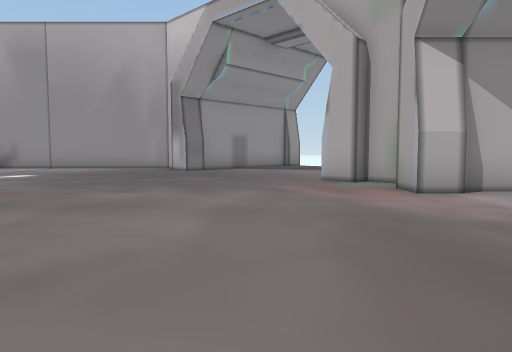
view 1 (above)

24 first-person views from a walk through a 3-D level made in the Unity game engine. The camera is 1.2 m above the floor, tilts 4° down and sees 70° across. The floor is counted in squares, 1.8 m on a side. Each view is taken from the middle of a square. On the plan, view 1 faces up. The plan holds only what a view shows up to about 11 squares ahead; the rest is blank. The place goes on beyond the plan. The player character is not drawn. Some surface patterns are stand-ins.

view 2
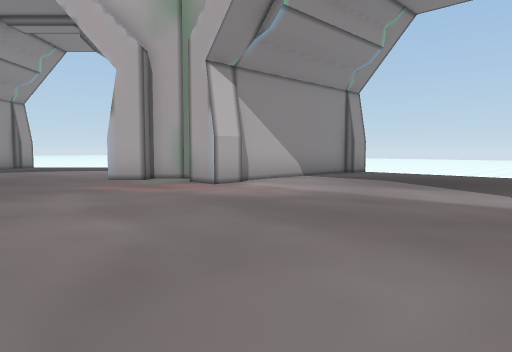

view 3
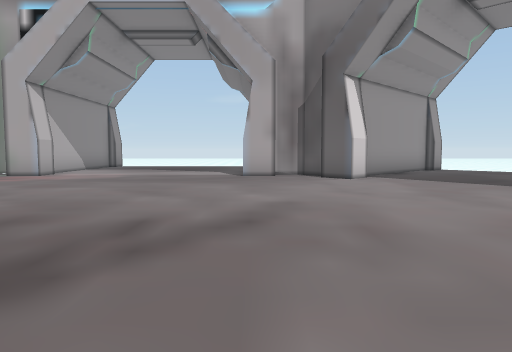

view 4
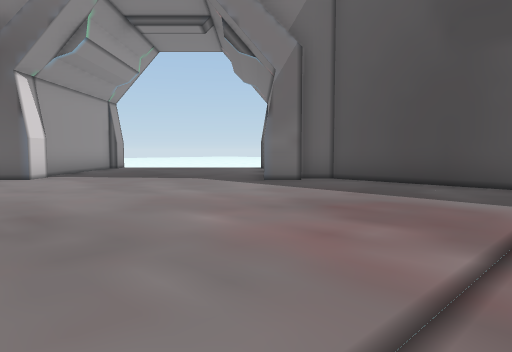

view 5
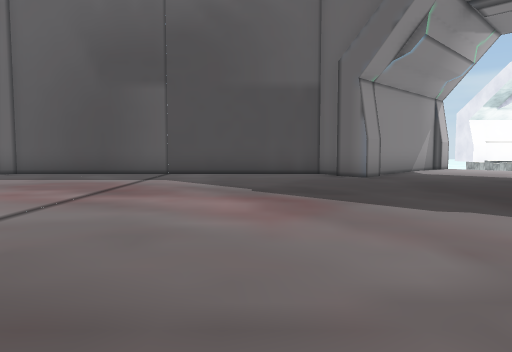

view 6
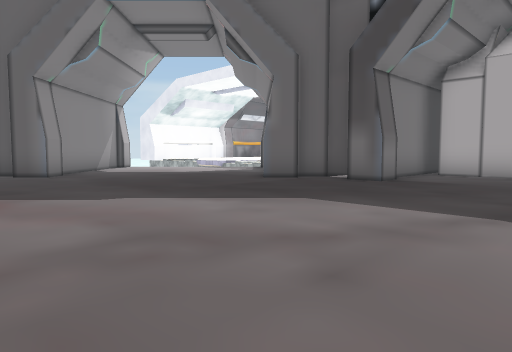

view 7
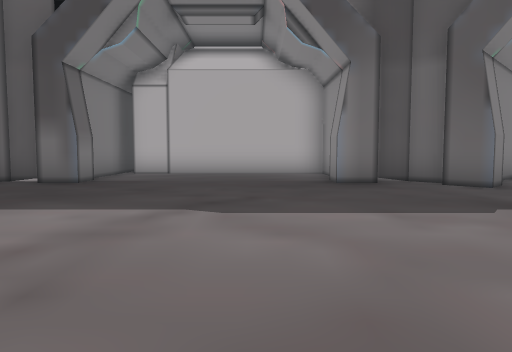

view 8
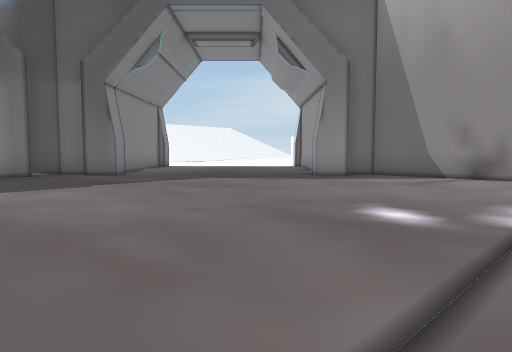

view 9
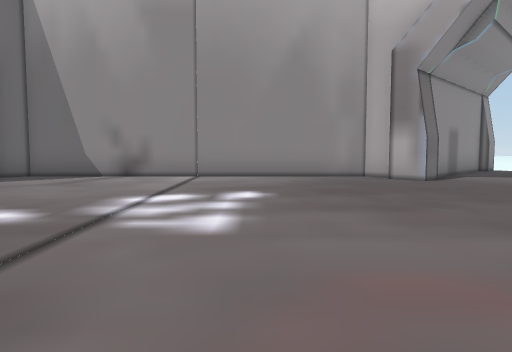

view 10
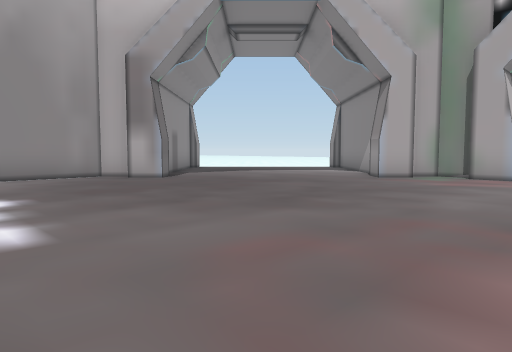

view 11
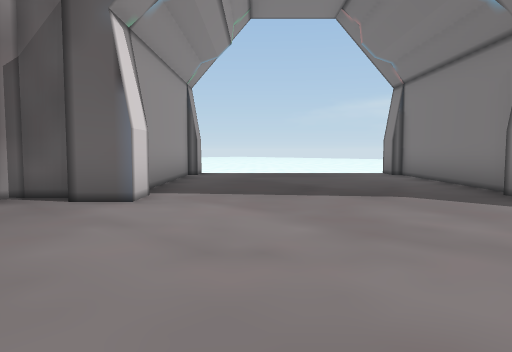

view 12
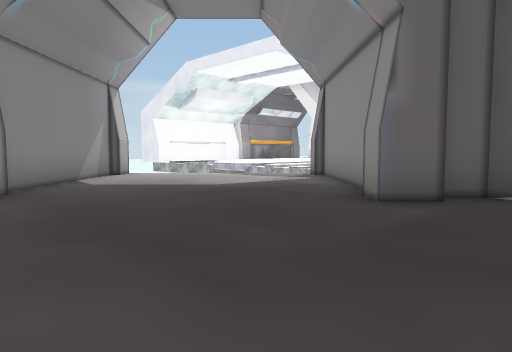

view 13
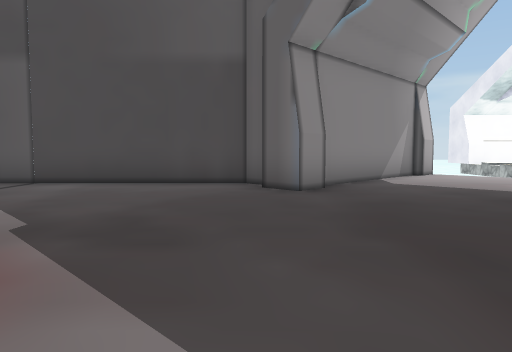

view 14
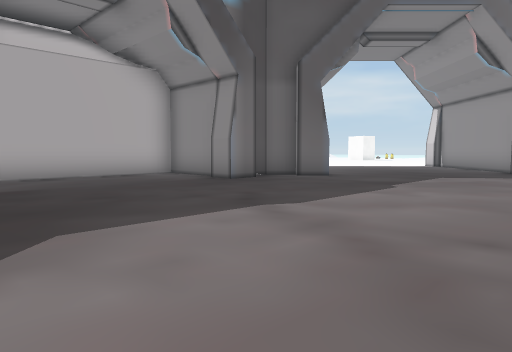

view 15
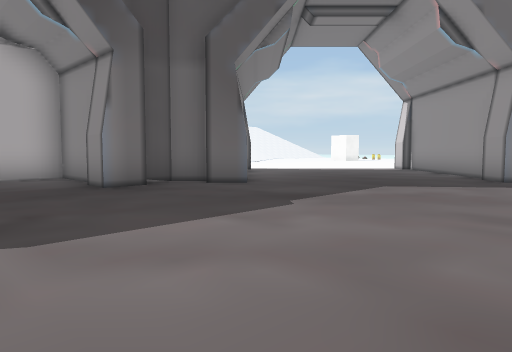

view 16
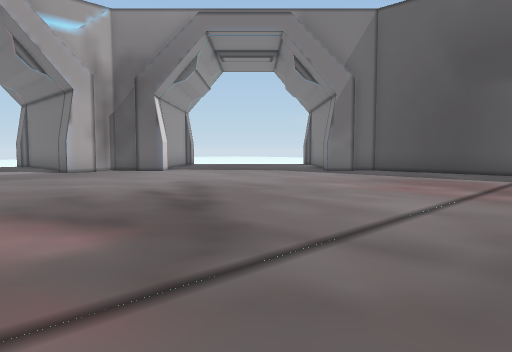

view 17
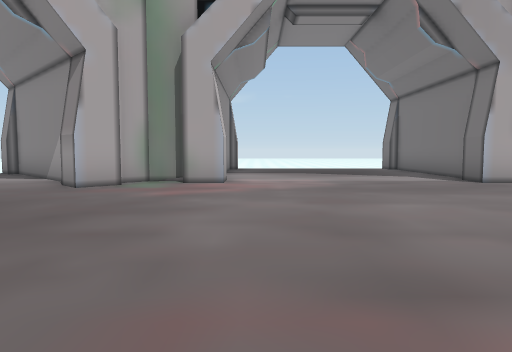

view 18
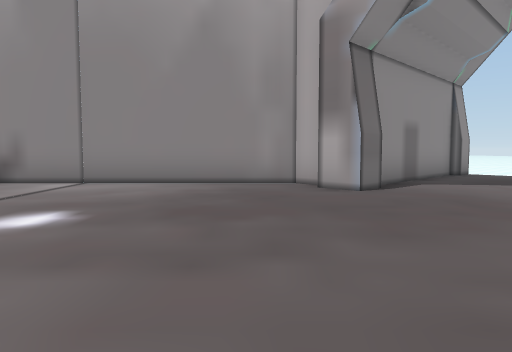

view 19
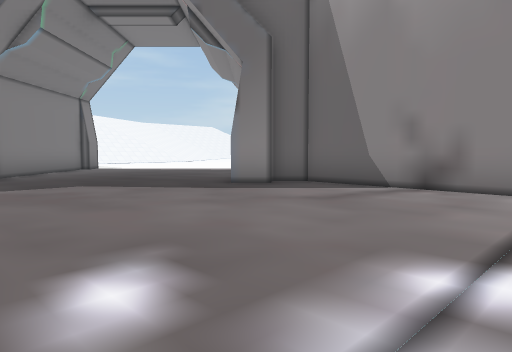

view 20
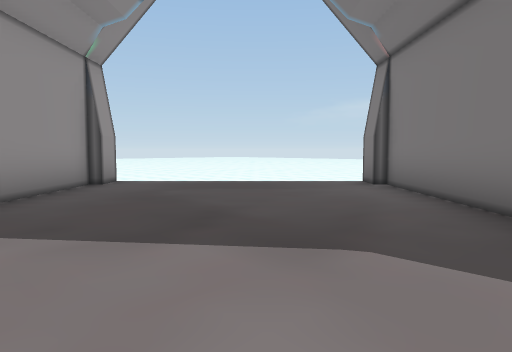

view 21
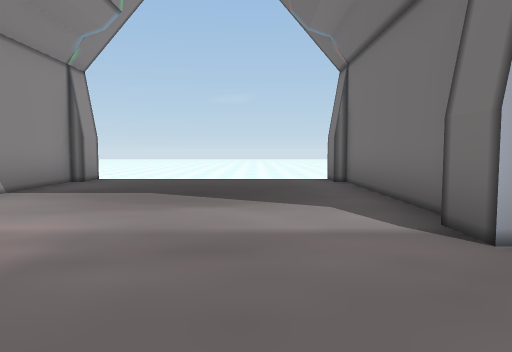

view 22
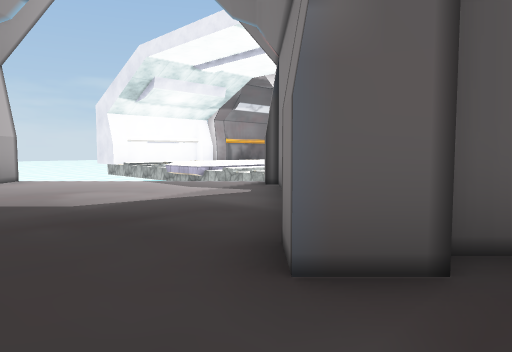

view 23
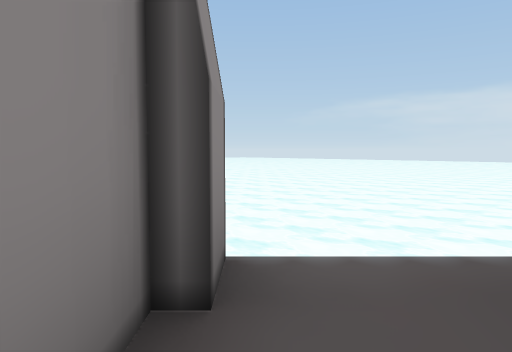

view 24
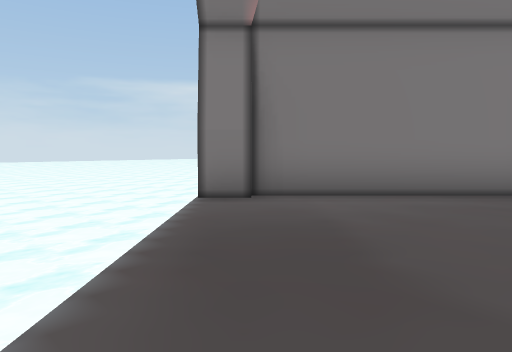

### Floor plan
Points are (right, up) in squares from view 1. A wall is a line through its corners. A room is listed if a view was taken in it or the views show most of it. See-through windows are left out.
Room 1 (views 1, 2, 3, 4, 5, 6, 7, 8, 9, 10, 11, 12, 13, 14, 15, 16, 17, 18, 19, 20, 21, 22, 23, 24)
walls: (-3, -6.6) (-2.3, -6) (-1.7, -6.5); (-1.7, -6.9) (1.3, -9.9); (-12.2, -7) (-11.8, -7.4) (-3.2, -7.4) (-2.6, -6.8); (2.5, -0.6) (2.5, 0.3) (3.4, 0.3); (2, -2.8) (1.5, -2.2) (2.1, -1.6); (2.4, -1.8) (2.9, -1.3) (2.9, -0.5); (-13.3, -6.6) (-12.7, -6) (-12.1, -6.6); (-17.1, -1.6) (-16.5, -2.2) (-17.1, -2.8); (3.6, 0.1) (7.5, 0.1); (-17.9, -0.6) (-17.9, -1.3) (-17.4, -1.9); (2.9, 6.5) (2.9, 7.3) (2.3, 7.9) (2.1, 7.6) (1.5, 8.2); (3.4, 5.7) (2.5, 5.7) (2.5, 6.5); (-18.4, 0.3) (-17.5, 0.3) (-17.5, -0.5); (-17.8, -3.2) (-20.4, -5.8); (-17.5, 6.6) (-17.5, 5.7) (-18.2, 5.7); (-2.3, 12) (-2.9, 12.6); (-17.3, 7.9) (-17.9, 7.3) (-17.9, 6.5); (-18.5, 5.9) (-20.5, 5.9) (-20.5, 0.5); (-12.1, 12.6) (-12.7, 12); (-17, 8.8) (-16.5, 8.2) (-17.1, 7.5); (-2.6, 12.9) (-3.2, 13.4) (-11.8, 13.4) (-12.4, 12.8); (1.4, -9.6) (2, -10.3); (5.4, -5.8) (2.5, -2.9); (-16.3, -9.9) (-13.3, -6.9); (-21.5, 0.1) (-18.8, 0.1); (5.8, -6.5) (5.1, -5.9); (-20.2, -6) (-20.7, -6.4); (-17, -10.3) (-16.4, -9.7); (7.5, 5.9) (3.4, 5.9); (-19.1, 10.5) (-17.5, 8.8)
ways out: opening at (-16, 11.2); opening at (-0.5, 9.8)

Positions as (right, up) in squares from view 1, and headings:
1: (0, 0), facing up
2: (-2, 0), facing up-right
3: (-7, 0), facing right
4: (-8, 0), facing down-right
5: (-10, 3), facing down
6: (-10, 4), facing down-left
7: (-10, 4), facing left
8: (-7, 4), facing up-left
9: (-6, 4), facing up
10: (-7, 4), facing up-right
11: (-3, 0), facing down-right
12: (-12, 0), facing down-left
13: (-12, 0), facing down
14: (-11, 0), facing up-left
15: (-11, 3), facing up-left
16: (-9, 4), facing down-right
17: (-5, 5), facing right
18: (-4, 6), facing up
19: (-7, 7), facing up-left
20: (-2, -3), facing down-right
21: (0, 2), facing right
22: (-15, -1), facing down-left
23: (4, -5), facing down-right
24: (5, -6), facing down-left
